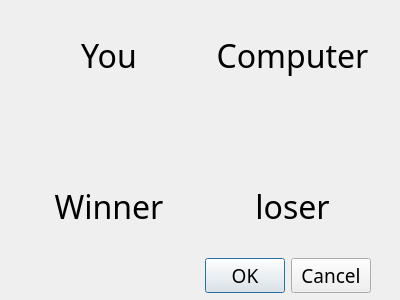
<?xml version="1.0" encoding="UTF-8"?>
<ui version="4.0">
 <class>rps2</class>
 <widget class="QDialog" name="rps2">
  <property name="geometry">
   <rect>
    <x>0</x>
    <y>0</y>
    <width>400</width>
    <height>300</height>
   </rect>
  </property>
  <property name="font">
   <font>
    <family>Marker Felt</family>
    <pointsize>24</pointsize>
   </font>
  </property>
  <property name="windowTitle">
   <string>Dialog</string>
  </property>
  <widget class="QDialogButtonBox" name="buttonBox">
   <property name="geometry">
    <rect>
     <x>30</x>
     <y>240</y>
     <width>341</width>
     <height>71</height>
    </rect>
   </property>
   <property name="font">
    <font>
     <family>Marker Felt</family>
     <pointsize>14</pointsize>
    </font>
   </property>
   <property name="orientation">
    <enum>Qt::Horizontal</enum>
   </property>
   <property name="standardButtons">
    <set>QDialogButtonBox::Cancel|QDialogButtonBox::Ok</set>
   </property>
  </widget>
  <widget class="QWidget" name="">
   <property name="geometry">
    <rect>
     <x>20</x>
     <y>20</y>
     <width>361</width>
     <height>221</height>
    </rect>
   </property>
   <layout class="QHBoxLayout" name="horizontalLayout">
    <item>
     <layout class="QVBoxLayout" name="verticalLayout">
      <item>
       <widget class="QLabel" name="label">
        <property name="text">
         <string>You</string>
        </property>
        <property name="alignment">
         <set>Qt::AlignCenter</set>
        </property>
       </widget>
      </item>
      <item>
       <widget class="QLabel" name="you">
        <property name="text">
         <string/>
        </property>
        <property name="scaledContents">
         <bool>true</bool>
        </property>
       </widget>
      </item>
      <item>
       <widget class="QLabel" name="winner">
        <property name="text">
         <string>Winner</string>
        </property>
        <property name="alignment">
         <set>Qt::AlignCenter</set>
        </property>
       </widget>
      </item>
     </layout>
    </item>
    <item>
     <layout class="QVBoxLayout" name="verticalLayout_2">
      <item>
       <widget class="QLabel" name="label_2">
        <property name="text">
         <string>Computer</string>
        </property>
        <property name="alignment">
         <set>Qt::AlignCenter</set>
        </property>
       </widget>
      </item>
      <item>
       <widget class="QLabel" name="computer">
        <property name="text">
         <string/>
        </property>
        <property name="scaledContents">
         <bool>true</bool>
        </property>
       </widget>
      </item>
      <item>
       <widget class="QLabel" name="loser">
        <property name="text">
         <string>loser</string>
        </property>
        <property name="alignment">
         <set>Qt::AlignCenter</set>
        </property>
       </widget>
      </item>
     </layout>
    </item>
   </layout>
  </widget>
 </widget>
 <resources/>
 <connections>
  <connection>
   <sender>buttonBox</sender>
   <signal>accepted()</signal>
   <receiver>rps2</receiver>
   <slot>accept()</slot>
   <hints>
    <hint type="sourcelabel">
     <x>248</x>
     <y>254</y>
    </hint>
    <hint type="destinationlabel">
     <x>157</x>
     <y>274</y>
    </hint>
   </hints>
  </connection>
  <connection>
   <sender>buttonBox</sender>
   <signal>rejected()</signal>
   <receiver>rps2</receiver>
   <slot>reject()</slot>
   <hints>
    <hint type="sourcelabel">
     <x>316</x>
     <y>260</y>
    </hint>
    <hint type="destinationlabel">
     <x>286</x>
     <y>274</y>
    </hint>
   </hints>
  </connection>
 </connections>
</ui>
